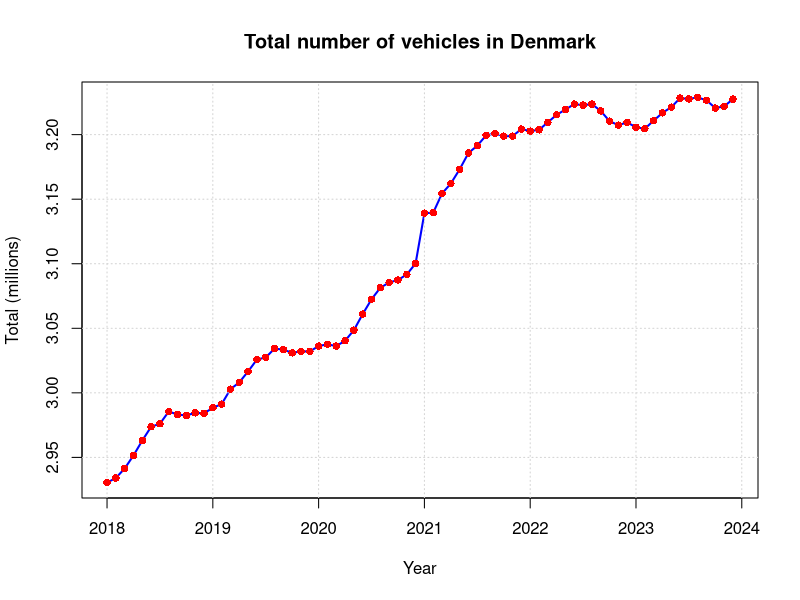
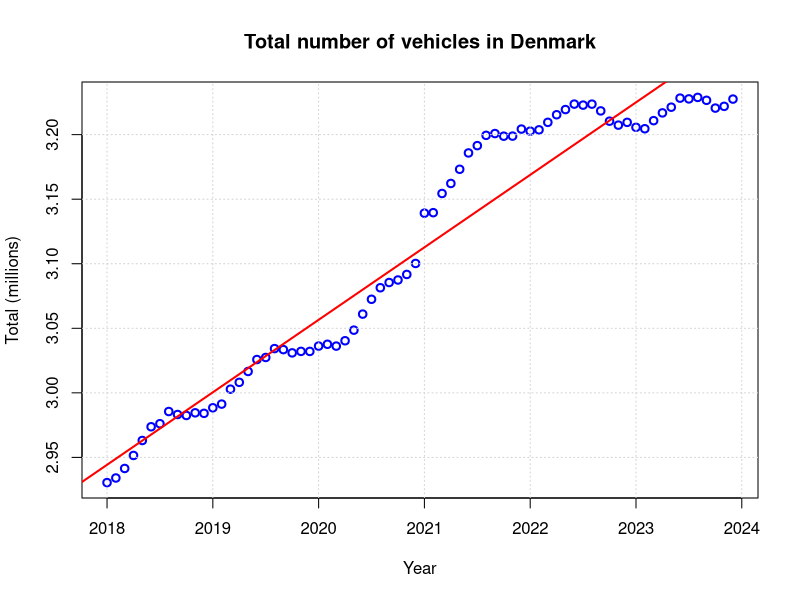
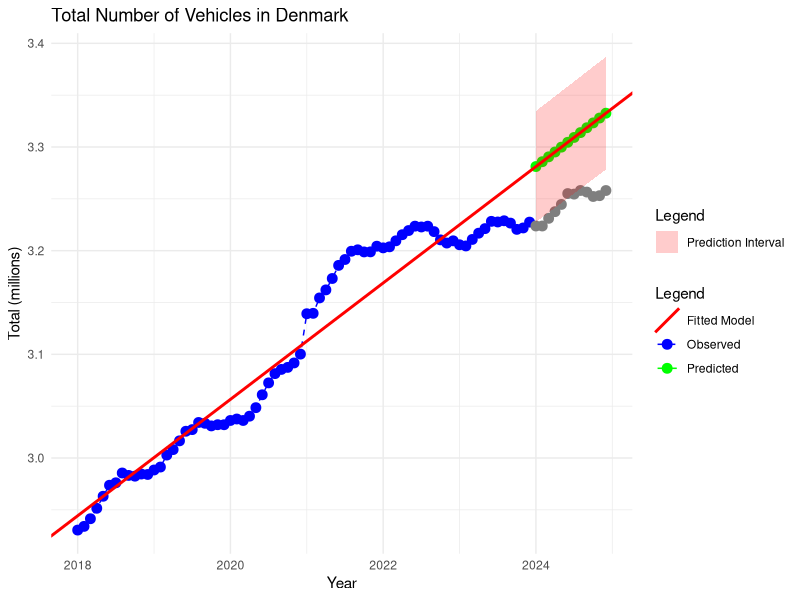
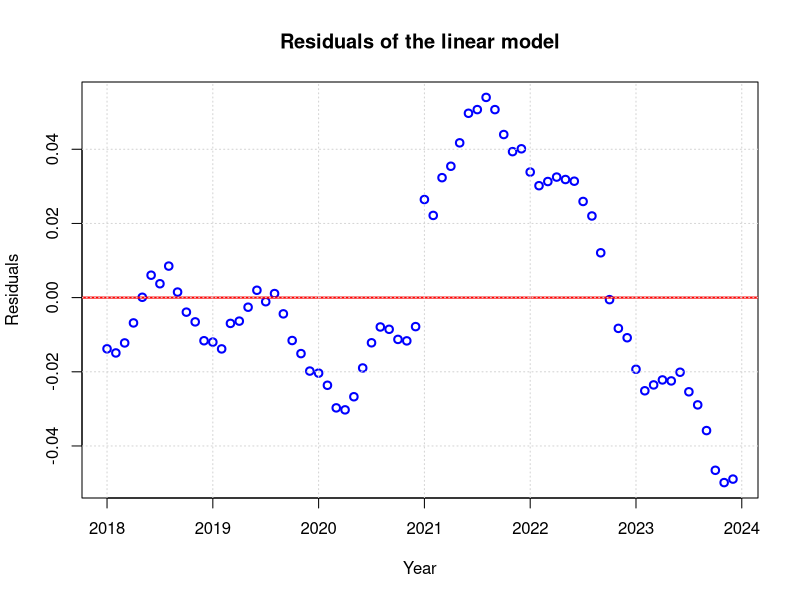
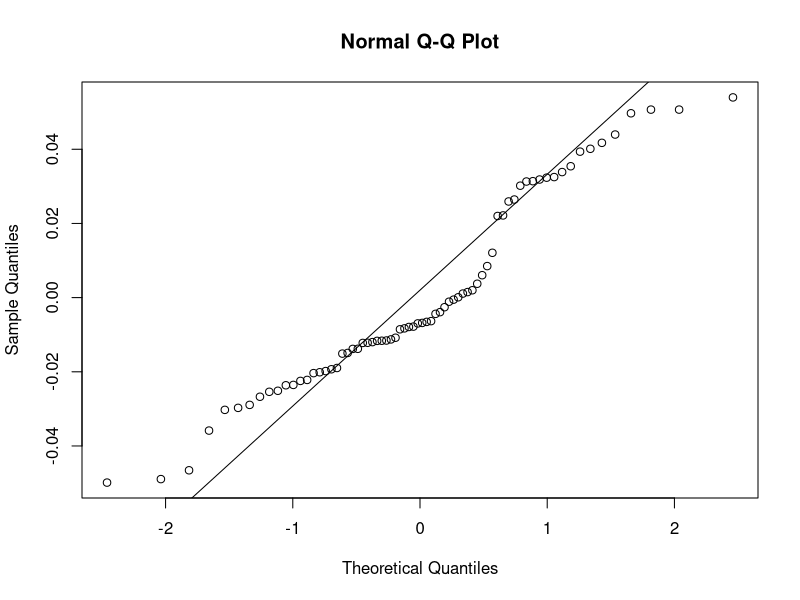
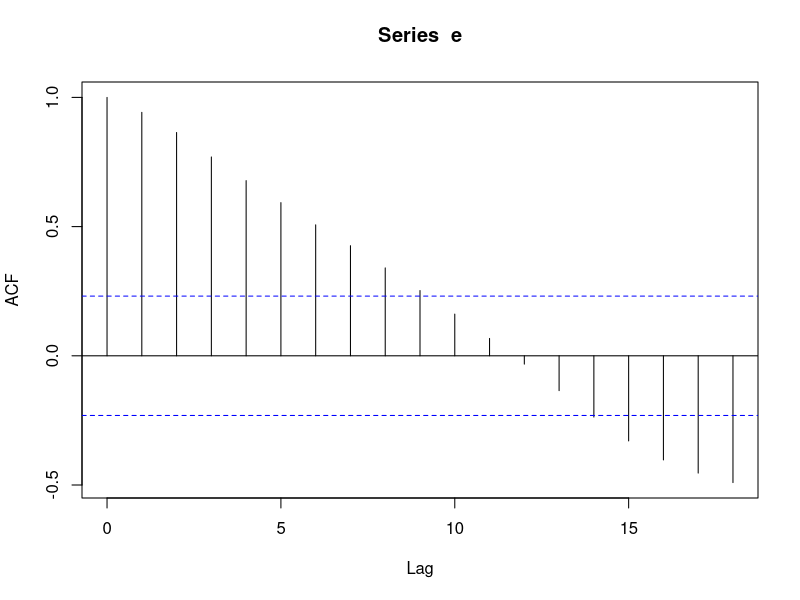
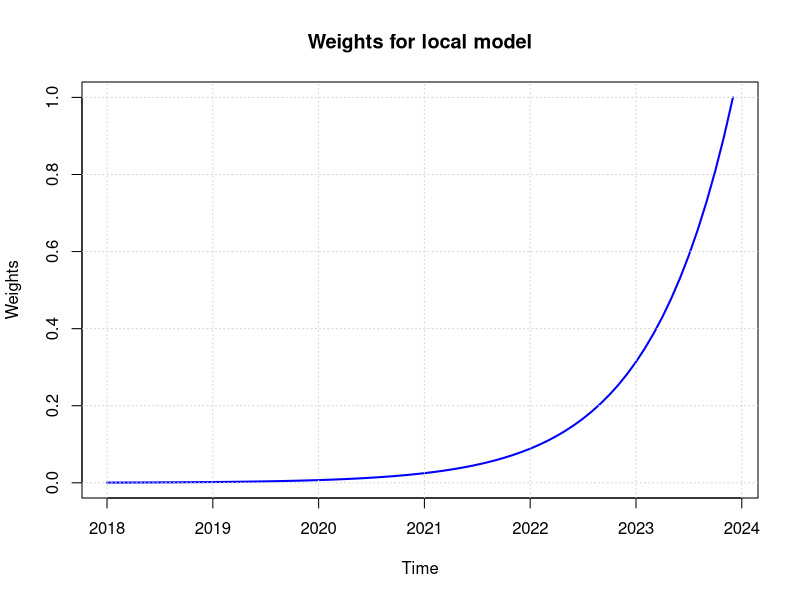

Generate these figures, in order, with R: (Note: this script raises an error after producing the figures.)
### Read training data
# ! Perhaps you need to set the working directory!?
# setwd("/home/pbac/g/course02417/2025/assignment1")

# setwd("C:/Users/sofie/OneDrive/Time Series Analysis/02147")
D <- read.csv("DST_BIL54.csv")
str(D)

# See the help
?strftime
D$time <- as.POSIXct(paste0(D$time, "-01"), "%Y-%m-%d", tz = "UTC")
D$time
class(D$time)

## Year to month for each of them
D$year <- 1900 + as.POSIXlt(D$time)$year + as.POSIXlt(D$time)$mon / 12

## Make the output variable a floating point (i.e.\ decimal number)
D$total <- as.numeric(D$total) / 1E6

## Divide intro train and test set
teststart <- as.POSIXct("2024-01-01", tz = "UTC")
Dtrain <- D[D$time < teststart, ]
Dtest <- D[D$time >= teststart, ]


################################################
# 1 Plot data
################################################


# 1.1 Make an array with train set with the year + month/12
x <- 1900 + as.POSIXlt(Dtrain$time)$year + as.POSIXlt(Dtrain$time)$mon / 12

# plot dtotal with x
plot(x, Dtrain$total, xlab = "Year", ylab = "Total (millions)", main = "Total number of vehicles in Denmark", type = "l", col = "blue", lwd = 2)
grid() # Add grid lines
points(x, Dtrain$total, pch = 16, col = "red") # Add points to the plot


################################################
# 2 Linear Trend model
################################################

# 2.2 Fit a linear model
fit <- lm(Dtrain$total ~ x)
summary(fit)
# intercept and slope
# Plot the estimated mean as a line with the observations as points
plot(x, Dtrain$total, xlab="Year", ylab="Total (millions)", main="Total number of vehicles in Denmark", type="p", col="blue", lwd=2)
grid() # Add grid lines
abline(fit, col="red", lwd=2) # Add the fitted line to the plot


# 2.3 Forecast for next 12 months
xnew <- 1900 + as.POSIXlt(Dtest$time)$year + as.POSIXlt(Dtest$time)$mon / 12
pred <- predict(fit, data.frame(x = xnew))

# prediction interval
pred_int <- predict(fit, data.frame(x = xnew), interval = "prediction")
lwr <- pred_int[, 2]
upr <- pred_int[, 3]


# 2.4 Plot the forecast

library(ggplot2)

# Create a dataframe for the observations (training data)
df_train <- data.frame(Year = x, Total = Dtrain$total, Type = "Observed")
df_test <- data.frame(Year = xnew, Total = Dtest$total, Type = "Test")

# Create a dataframe for the predictions
df_pred <- data.frame(Year = xnew, Total = pred, Type = "Predicted")


# Create the plot
library(ggplot2)

ggplot() +
  # Observed data (training set)
  geom_point(data = df_train, aes(x = Year, y = Total, color = "Observed"), size = 3) +  
  geom_line(data = df_train, aes(x = Year, y = Total, color = "Observed"), linetype = "dashed") +  
  
  # Predicted data
  geom_point(data = df_pred, aes(x = Year, y = Total, color = "Predicted"), size = 3) +  
  geom_line(data = df_pred, aes(x = Year, y = Total, color = "Predicted")) +  
  
  # test data
  geom_point(data = df_test, aes(x = Year, y = Total, color = "Test"), size = 3) +
  # Fitted regression line (now correctly red)
  geom_abline(aes(intercept = coef(fit)[1], slope = coef(fit)[2], color = "Fitted Model"), linewidth = 1) +  

  # Confidence interval for predictions
  geom_ribbon(data = df_pred, aes(x = Year, ymin = lwr, ymax = upr, fill = "Prediction Interval"), alpha = 0.2) +
  
  # Labels
  labs(title = "Total Number of Vehicles in Denmark",
       x = "Year", y = "Total (millions)", color = "Legend", fill = "Legend") +
  
  # Define colors for legend
  scale_color_manual(values = c("Observed" = "blue", "Predicted" = "green", "Fitted Model" = "red")) +
  scale_fill_manual(values = c("Prediction Interval" = "red")) +
  
  # Minimal theme
  theme_minimal()


# 2.5 Investigate the residuals of the model. Are the model assumptions fulfilled?

# Residuals
e <- fit$residuals

# Plot residuals
plot(x, e, xlab = "Year", ylab = "Residuals", main = "Residuals of the linear model", type = "p", col = "blue", lwd = 2)
abline(h = 0, col = "red", lwd = 2) # Add a horizontal line at 0
grid() # Add grid lines

# qq plot of residuals:
qqnorm(e)
qqline(e)

# ACF plot of residuals
acf(e)

# Assumptions
# - No correlation between residuals (ACF plot)
# - Constant variance of residuals (plot of residuals)
# - Normally distributed residuals (qq plot of residuals)


################################################
# WLS - Local Linear trend model
################################################
################################################
# WLS - Local Linear trend model
################################################

# 3.1. Describe the variance-covariance matrix  for the local model and compare it to the variance-covariance matrix of the corresponding global model

# Variance - covariance for global model, all weights are 1 as we value all observations equally
n <- 72
SIGMA <- diag(n)

# Variance-covariance for local model
# Weights are increasing with time as we value recent observations more
lambda = 0.9
weights <- lambda^((n-1):0)

# Create a diagonal matrix with the weights
SIGMA <- diag(n)*1/weights
W = diag(n)*weights


# 3.2 plot the weights vs. time
plot(x,weights, type="l", xlab="Time", ylab="Weights", main="Weights for local model", col="blue", lwd=2)
grid() # Add grid lines

# 3.3 Sum of all lambda weights
sum(weights)

# Sum of weights in OLS model
# 72 (because we have 72 observations all with weight 1)

# 3.4 Estimate and present theta_hat1 and theta_hat2 for the local model with lambda = 0.9

X <- cbind(1, x)

theta_hat <- solve(t(X) %*% W %*% X) %*% t(X) %*% W %*% Dtrain$total
theta_hat

# 3.5. Make a forecast for the next 12 months - i.e., compute predicted values corresponding to the WLS model with λ = 0.9

Xnew <- cbind(1, xnew)
print(Xnew)
pred_local <- Xnew %*% theta_hat
p <- 2 # Number of parameters

e_wls <- y - pred_local
RSS_wls <- t(e_wls)%*%solve(SIGMA)%*%e_wls
sigma2_wls <- as.numeric(RSS_wls/(n - p))
Vmatrix_pred_local <- sigma2 * (1 + (Xnew %*% solve(t(X)%*%solve(SIGMA)%*%X)) %*% t(Xnew) )

# prediction interval
y_pred_lwr_wls <- pred_local - qt(0.975, df=n-1)*sqrt(diag(Vmatrix_pred_local))
y_pred_upr_wls <- pred_local + qt(0.975, df=n-1)*sqrt(diag(Vmatrix_pred_local))


# Create a dataframe for the predictions
df_pred_local <- data.frame(Year = xnew, Total = pred_local, Type = "Predicted")

# Plot
ggplot(data = df_train, aes(x=Year, y = Total)) +
  geom_point(size = 3) + geom_point(data = df_pred, aes(x=Year, y =Total), color = "green") +  # Points for predicted values
  geom_point(data = df_pred_local, aes(x=Year, y =Total), color = "purple") +  # Points predicted values
  geom_line(data = df_train, aes(x = Year, y = Total), color = "blue", linetype = "dashed") +  # Line for observed data
  geom_line(data = df_pred, aes(x = Year, y = Total), color = "green") +  # Line for predicted data
  geom_abline(intercept = coef(fit)[1], slope = coef(fit)[2], color = "red") + # line for fit
  geom_abline(intercept = theta_hat[1], slope = theta_hat[2], color = "purple") + # line for local fit
  geom_ribbon(data = df_pred, aes(x = Year, ymin = lwr, ymax = upr), fill = "red", alpha = 0.2) +
  geom_ribbon(data = df_pred_local, aes(x = Year, ymin = y_pred_lwr_wls, ymax = y_pred_upr_wls), fill = "purple", alpha = 0.2) +
  labs(title = "Total Number of Vehicles in Denmark",
       x = "Year", y = "Total (millions)") +
  #scale_color_manual(values = c("Observed" = "blue", "Predicted" = "green")) +
  theme_minimal()


################################################
# RLS - Recursive least squares
################################################

# 4.1 On paper

# 4.2
# Implement the update equations in a for-loop in a computer. Calculate the theta_hat_t up to time t = 3.

p = 2
n = 3

R <- diag(2) * 0.1  # Ensures initial invertibility
Theta <- matrix(0, nrow = n, ncol = p)  # Placeholder for parameter estimates
Theta_0 <- c(0, 0)

for (t in 1:n) {
  xvals <- X[t, ]
  y <- Dtrain$total[t]

  if(t==1){
    R <- R + xvals %*% t(xvals)
    Theta[t, ] <- Theta_0 + solve(R) %*% xvals %*% (y - t(xvals) %*% Theta_0)

  }
  else{

  # Compute R and update with forgetting factor
  R <- R + xvals %*% t(xvals)

  # Update Theta
  Theta[t, ] <- Theta[t-1, ] + solve(R) %*% xvals %*% (y - t(xvals) %*% Theta[t-1, ])
}
}

Theta

# 4.3
# Calculate the estimates of ˆθ_N and compare them to the OLS estimates of θ, are they close? Can
# you find a way to decrease the difference by modifying some initial values and explain why initial
# values are important to get right?

RLS <- function(X, target, p = 2, Theta_0 = c(0, 0)) {

  n = length(X[,1])

  R <- diag(2) * 0.1  # Ensures initial invertibility
  Theta <- matrix(0, nrow = n, ncol = p)  # Placeholder for parameter estimates

  for (t in 1:n) {
    xvals <- X[t, ]
    y <- target[t]

    if(t == 1){
      R <- R + xvals %*% t(xvals)

      Theta[t, ] <- Theta_0 + solve(R) %*% xvals %*% (y - t(xvals) %*% Theta_0)

  }
    else{

    # Compute R and update with forgetting factor
    R <- R + xvals %*% t(xvals)

    # Update Theta
    Theta[t, ] <- Theta[t-1, ] + solve(R) %*% xvals %*% (y - t(xvals) %*% Theta[t-1, ])
}

}

return(Theta)

}

RLS(X, Dtrain$total, p = 2, Theta_0 = c(-110, 0))
coef(fit)

# Note: Man skal være obs på intercept, hvis man vil prøve at ramme noget der minder om den globale OLS


# 4.4
# Implement the RLS algorithm with a forgetting factor λ = 0.99 and λ = 0.7. Calculate the estimates of ˆθ_N for both values of λ.

RLS_lambda <- function(X, target, p = 2, Theta_0 = c(0, 0), lambda = 0.99) {

  n = length(X[,1])

  R <- diag(2) * 0.1  # Ensures initial invertibility
  Theta <- matrix(0, nrow = n, ncol = p)  # Placeholder for parameter estimates

  for (t in 1:n) {
    xvals <- X[t, ]
    y <- target[t]

    if(t == 1){
      R <- lambda * R + xvals %*% t(xvals)

      Theta[t, ] <- Theta_0 + solve(R) %*% xvals %*% (y - t(xvals) %*% Theta_0)

  }
    else{

    # Compute R and update with forgetting factor
    R <- lambda * R + xvals %*% t(xvals)

    # Update Theta
    Theta[t, ] <- Theta[t-1, ] + solve(R) %*% xvals %*% (y - t(xvals) %*% Theta[t-1, ])
}

}

return(Theta)

}

RLS_lambda(X, Dtrain$total, p = 2, Theta_0 = c(0, 0), lambda = 0.99)
RLS_lambda(X, Dtrain$total, p = 2, Theta_0 = c(0, 0), lambda = 0.7)

# Plot parameters for different values of λ
Theta_99 <- RLS_lambda(X, Dtrain$total, p = 2, Theta_0 = c(0, 0), lambda = 0.99)
Theta_7 <- RLS_lambda(X, Dtrain$total, p = 2, Theta_0 = c(0, 0), lambda = 0.7)

# Plot
plot(1:nrow(Theta_99), Theta_99[, 1], xlab = "Iteration", ylab = "Intercept", main = "Parameter estimates for different values of λ", type = "l", col = "blue", lwd = 2, ylim = range(c(Theta_99[, 1], Theta_7[, 1])))
lines(1:nrow(Theta_7), Theta_7[, 1], col = "red", lwd = 2)
grid() # Add grid lines
legend("topright", legend = c("Lambda = 0.99", "Lambda = 0.7"), col = c("blue", "red"), lwd = 2)

plot(1:nrow(Theta_99), Theta_99[, 2], xlab = "Iteration", ylab = "Slope", main = "Parameter estimates for different values of λ", type = "l", col = "blue", lwd = 2, ylim = range(c(Theta_99[, 2], Theta_7[, 2])))
lines(1:nrow(Theta_7), Theta_7[, 2], col = "red", lwd = 2)
grid() # Add grid lines
legend("topright", legend = c("Lambda = 0.99", "Lambda = 0.7"), col = c("blue", "red"), lwd = 2)


# Compare with WLS estimates

SIGMA <- diag(n)

# Variance-covariance for local model
# Weights are increasing with time as we value recent observations more
lambda <- 0.7
weights <- lambda^((n-1):0)

# Create a diagonal matrix with the weights
SIGMA <- diag(n)*1/weights
W = diag(n)*weights

thetaWLS99 <- solve(t(X) %*% W %*% X) %*% t(X) %*% W %*% Dtrain$total
thetaWLS99

thetaWLS7 <- solve(t(X) %*% W %*% X) %*% t(X) %*% W %*% Dtrain$total
thetaWLS7


# 4.5
# Make one step-ahead predictions
n <- length(X[, 1])

# Prediction for lambda = 0.7
OneStepPred_1 <- matrix(NA, nrow = n)
Theta_1 <- RLS_lambda(X, Dtrain$total, p = 2, Theta_0 = c(-110, 0), lambda = 0.7)
for (t in 5:(n - 1)) {
  OneStepPred_1[t + 1] <- X[t + 1, ] %*% Theta_1[t, ]
}


# Prediction for lambda = 0.99
OneStepPred_2 <- matrix(NA, nrow = n)
Theta_2 <- RLS_lambda(X, Dtrain$total, p = 2, Theta_0 = c(-110, 0), lambda = 0.99)
for (t in 5:(n - 1)) {
  OneStepPred_2[t + 1] <- X[t + 1, ] %*% Theta_2[t, ]
}


# Plot actual total number of vehicles
plot(x, Dtrain$total, xlab = "Year", ylab = "Total (millions)", 
     main = "Total number of vehicles in Denmark", type = "l", 
     col = "blue", lwd = 2)

# Add grid lines
grid()

# Add predictions
lines(x, as.vector(OneStepPred_1), col = "green", lwd = 2)
lines(x, as.vector(OneStepPred_2), col = "purple", lwd = 2)

# Add a legend
legend("topleft", legend = c("Actual", "Lambda = 0.7", "Lambda = 0.99"),
       col = c("blue", "green", "purple"), lwd = 2, bty = "n")


# Calculate OneStepAhead residuals
OneStepRes_1 <- Dtrain$total[5:(n - 1)] - as.vector(OneStepPred_1[5:(n - 1)])
OneStepRes_2 <- Dtrain$total[5:(n - 1)] - as.vector(OneStepPred_2[5:(n - 1)])

# Plot residuals
plot(x[5:(n - 1)], OneStepRes_1, xlab = "Year", ylab = "Residuals", 
     main = "One-step-ahead residuals for lambda = 0.7", type = "p", 
     col = "blue", lwd = 2)


plot(x[5:(n - 1)], OneStepRes_2, xlab = "Year", ylab = "Residuals",
     main = "One-step-ahead residuals for lambda = 0.99", type = "p",
     col = "blue", lwd = 2)

# Note: Ligner random residuals med forgetting faktor, men der er et mønster i residuals når der ikke er


# 4.6
# Optimize the forgetting for the horizons k = 1, . . . , 12. First calculate the k-step residuals
# then calculate the k-step Root Mean Square Error (RMSE)
# Do this for a sequence of λ values (e.g. 0.5,0.51,. . . ,0.99) and make a plot.
# Comment on: Is there a pattern and how would you choose an optimal value of λ? Would you
# let λ depend on the horizon?

compute_k_step_rmse <- function(X, y, k_values, lambda_values) {
  results <- expand.grid(lambda = lambda_values, k = k_values)
  results$RMSE <- NA

  for (i in seq_along(lambda_values)) {
    lambda <- lambda_values[i]
    
    # Apply RLS
    Theta <- RLS_lambda(X, y, p = 2, Theta_0 = c(-110, 0), lambda = lambda)
    
    for (k in k_values) {
      # k-step-ahead predictions
      n <- length(y)
      k_step_pred <- rep(NA, n)
      
      for (t in (k + 1):n) {
        if (t + k - 1 <= n) {
          k_step_pred[t + k - 1] <- sum(X[t + k - 1, ] * Theta[t, ])  # Forecast k steps ahead
        }
      }
      
      # Compute residuals
      residuals <- y - k_step_pred
      rmse <- sqrt(mean((1 / (n - k)) * residuals[(k + 1):n]^2, na.rm = TRUE))
      
      # Store RMSE
      results$RMSE[results$lambda == lambda & results$k == k] <- rmse
    }
  }
  
  return(results)
}

lambda_values <- seq(0.5, 0.99, by = 0.01)
k_values <- 1:12  # Forecast horizons


# Compute RMSE for each (lambda, k)
rmse_results <- compute_k_step_rmse(X, Dtrain$total, k_values, lambda_values)
rmse_results

library(ggplot2)
ggplot(rmse_results, aes(x = lambda, y = RMSE, color = as.factor(k))) +
  geom_line(size = 1) +
  labs(title = "RMSE vs. Forgetting Factor (λ) for Different Horizons",
       x = "Forgetting Factor (λ)", y = "Root Mean Square Error (RMSE)", 
       color = "Forecast Horizon (k)") +
  theme_minimal()

# Note: Jo længere forecast horizon, jo større lambda værdi, altså mindre forgetting factor og omvendt for en kort prediction horizon
# Men mere præcis med kort horizon generelt

# For each k, the RMSE is minimized for a different value of λ, make a list of the optimal λ for each k from 1-12
for(i in k_values){
  print(rmse_results[rmse_results$k == i,][which.min(rmse_results[rmse_results$k == i,]$RMSE),])
}

# Define optimal lambda values for different horizons (k)
opt_lambda <- c(0.5, 0.5, 0.5, 0.58, 0.59, 0.59, 0.58, 0.74, 0.74, 0.75, 0.99, 0.99)


# Predict on the test set with optimal lambda values with k steps ahead

# Number of observations
n <- length(D$total)

# Initialize a dataframe to store k-step predictions
PredictionMatrix <- data.frame(Year = D$year, Actual = D$total)

# Merge training and test data
X <- rbind(X, Xnew)

# Loop through different forecast horizons
for (i in seq_along(k_values)) {  
  k <- k_values[i]  # Forecast horizon
  lambda_k <- opt_lambda[i]  # Optimal lambda for this horizon
  
  # Apply RLS with optimal lambda
  Theta <- RLS_lambda(X, D$total, p = 2, Theta_0 = c(0, 0), lambda = lambda_k)
  
  # Initialize predictions for this horizon
  OneStepPred <- rep(NA,n)
  
  # Compute k-step-ahead predictions
  for (t in (k + 1):(n)) {
    OneStepPred[t] <- sum(X[t, ] * Theta[t - 1, ])  
  }
  
  # Store predictions in dataframe
  PredictionMatrix[[paste0("k_", k, "_step")]] <- OneStepPred
  
  # Print progress
  print(paste("Stored predictions for Horizon k =", k, "with λ =", lambda_k))
}

# Display the stored predictions
PredictionMatrix

# Make one plot for each k-step-ahead prediction with legends and the actual data
library(tidyr)
library(ggplot2)

# Reshape the dataframe for plotting
PredictionMatrix_long <- gather(PredictionMatrix, key = "Horizon", value = "Prediction", -Year, -Actual)

# Plot with the prediction over the test set as points

ggplot(data = PredictionMatrix_long, aes(x = Year, y = Prediction, color = Horizon)) +
  # Highlight the test set background
  annotate("rect", xmin = 2024, xmax = Inf, ymin = -Inf, ymax = Inf, alpha = 0.2, fill = "lightgray") +
  # Observed data (training set)
  geom_line(data = df_train, aes(x = Year, y = Total, color = "Observed"), linetype = "dashed") +
  geom_line(data = df_test, aes(x = Year, y = Total, color = "Test"), linetype = 'dashed') +
  geom_point(data = df_pred, aes(x = Year, y = Total, color = "OLS"), size = 3) +
  # Predictions for different horizons as lines
  geom_line(size = 1) +
  # Predictions for different horizons as points for the last 12 months
  geom_point(data = PredictionMatrix_long[PredictionMatrix_long$Year >= 2024, ], aes(color = Horizon), size = 2) +
  # WLS predictions
  geom_line(data = df_pred_local, aes(x = Year, y = Total, color = "WLS"), linetype = "dotted") +
  geom_point(data = df_pred_local[df_pred_local$Year >= 2024, ], aes(x = Year, y = Total, color = "WLS"), size = 3) +
  # OLS trendline
  geom_abline(intercept = coef(fit)[1], slope = coef(fit)[2], color = "green", linetype = "dotted") +
  # WLS trendline
  geom_abline(intercept = theta_hat[1], slope = theta_hat[2], color = "purple", linetype = "dotted") +
  # Labels
  labs(title = "k-step-ahead Predictions vs. Actual Data vs. WLS and OLS",
       x = "Year", y = "Total (millions)", color = "Legend") +
  # Define colors for legend
  scale_color_manual(values = c("Observed" = "blue", "Test" = "red", "OLS" = "green", "WLS" = "purple", 
                                "k_1_step" = "orange", "k_2_step" = "brown", "k_3_step" = "pink", 
                                "k_4_step" = "cyan", "k_5_step" = "magenta", "k_6_step" = "yellow", 
                                "k_7_step" = "gray", "k_8_step" = "black", "k_9_step" = "darkgreen", 
                                "k_10_step" = "darkblue", "k_11_step" = "darkred", "k_12_step" = "darkorange")) +
  # Minimal theme
  theme_minimal()


